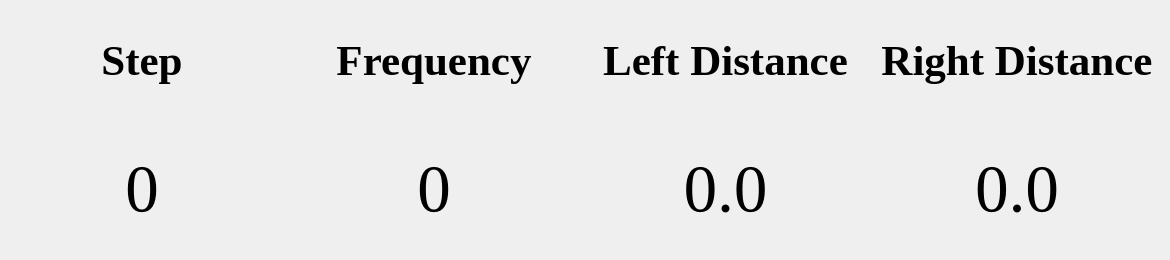
              <widget class="QWidget" name="tab">
               <attribute name="title">
                <string>Step</string>
               </attribute>
               <widget class="QWidget" name="horizontalLayoutWidget_6">
                <property name="geometry">
                 <rect>
                  <x>-1</x>
                  <y>-1</y>
                  <width>1161</width>
                  <height>251</height>
                 </rect>
                </property>
                <layout class="QHBoxLayout" name="horizontalLayout_12">
                 <item>
                  <layout class="QVBoxLayout" name="verticalLayout_22">
                   <item>
                    <widget class="QLabel" name="label_34">
                     <property name="font">
                      <font>
                       <family>Times New Roman</family>
                       <pointsize>32</pointsize>
                       <weight>75</weight>
                       <bold>true</bold>
                      </font>
                     </property>
                     <property name="text">
                      <string>Step</string>
                     </property>
                     <property name="alignment">
                      <set>Qt::AlignCenter</set>
                     </property>
                    </widget>
                   </item>
                   <item>
                    <widget class="QLabel" name="label_35">
                     <property name="font">
                      <font>
                       <family>Times New Roman</family>
                       <pointsize>50</pointsize>
                      </font>
                     </property>
                     <property name="text">
                      <string>0</string>
                     </property>
                     <property name="alignment">
                      <set>Qt::AlignCenter</set>
                     </property>
                    </widget>
                   </item>
                  </layout>
                 </item>
                 <item>
                  <layout class="QVBoxLayout" name="verticalLayout_23">
                   <item>
                    <widget class="QLabel" name="label_36">
                     <property name="font">
                      <font>
                       <family>Times New Roman</family>
                       <pointsize>32</pointsize>
                       <weight>75</weight>
                       <bold>true</bold>
                      </font>
                     </property>
                     <property name="text">
                      <string>Frequency</string>
                     </property>
                     <property name="alignment">
                      <set>Qt::AlignCenter</set>
                     </property>
                    </widget>
                   </item>
                   <item>
                    <widget class="QLabel" name="label_37">
                     <property name="font">
                      <font>
                       <family>Times New Roman</family>
                       <pointsize>50</pointsize>
                      </font>
                     </property>
                     <property name="text">
                      <string>0</string>
                     </property>
                     <property name="alignment">
                      <set>Qt::AlignCenter</set>
                     </property>
                    </widget>
                   </item>
                  </layout>
                 </item>
                 <item>
                  <layout class="QVBoxLayout" name="verticalLayout_24">
                   <item>
                    <widget class="QLabel" name="label_38">
                     <property name="font">
                      <font>
                       <family>Times New Roman</family>
                       <pointsize>32</pointsize>
                       <weight>75</weight>
                       <bold>true</bold>
                      </font>
                     </property>
                     <property name="text">
                      <string>Left Distance</string>
                     </property>
                     <property name="alignment">
                      <set>Qt::AlignCenter</set>
                     </property>
                    </widget>
                   </item>
                   <item>
                    <widget class="QLabel" name="label_39">
                     <property name="font">
                      <font>
                       <family>Times New Roman</family>
                       <pointsize>50</pointsize>
                      </font>
                     </property>
                     <property name="text">
                      <string>0.0</string>
                     </property>
                     <property name="alignment">
                      <set>Qt::AlignCenter</set>
                     </property>
                    </widget>
                   </item>
                  </layout>
                 </item>
                 <item>
                  <layout class="QVBoxLayout" name="verticalLayout_25">
                   <item>
                    <widget class="QLabel" name="label_40">
                     <property name="font">
                      <font>
                       <family>Times New Roman</family>
                       <pointsize>32</pointsize>
                       <weight>75</weight>
                       <bold>true</bold>
                      </font>
                     </property>
                     <property name="text">
                      <string>Right Distance</string>
                     </property>
                     <property name="alignment">
                      <set>Qt::AlignCenter</set>
                     </property>
                    </widget>
                   </item>
                   <item>
                    <widget class="QLabel" name="label_41">
                     <property name="font">
                      <font>
                       <family>Times New Roman</family>
                       <pointsize>50</pointsize>
                      </font>
                     </property>
                     <property name="text">
                      <string>0.0</string>
                     </property>
                     <property name="alignment">
                      <set>Qt::AlignCenter</set>
                     </property>
                    </widget>
                   </item>
                  </layout>
                 </item>
                </layout>
               </widget>
              </widget>
